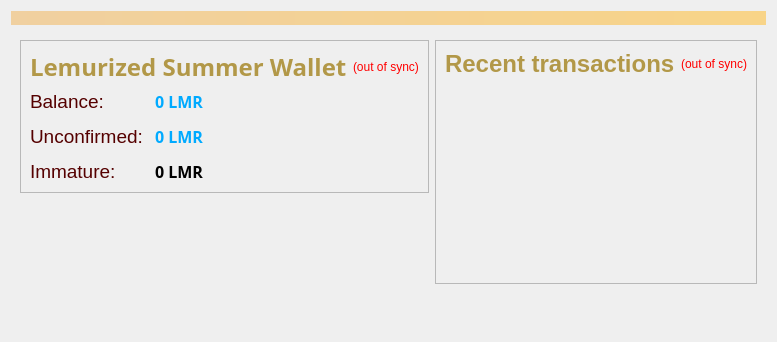
<?xml version="1.0" encoding="UTF-8"?>
<ui version="4.0">
 <class>OverviewPage</class>
 <widget class="QWidget" name="OverviewPage">
  <property name="geometry">
   <rect>
    <x>0</x>
    <y>0</y>
    <width>719</width>
    <height>342</height>
   </rect>
  </property>
  <property name="windowTitle">
   <string>Form</string>
  </property>
  <property name="styleSheet">
   <string notr="true"/>
  </property>
  <layout class="QVBoxLayout" name="topLayout">
   <item>
    <widget class="QLabel" name="labelAlerts">
     <property name="visible">
      <bool>false</bool>
     </property>
     <property name="styleSheet">
      <string notr="true">background-color: qlineargradient(x1: 0, y1: 0, x2: 1, y2: 0, stop:0 #F0D0A0, stop:1 #F8D488); color:#000000;</string>
     </property>
     <property name="wordWrap">
      <bool>true</bool>
     </property>
     <property name="margin">
      <number>3</number>
     </property>
    </widget>
   </item>
   <item>
    <widget class="QWidget" name="widget" native="true">
     <property name="styleSheet">
      <string notr="true"/>
     </property>
     <layout class="QHBoxLayout" name="horizontalLayout" stretch="1,1">
      <item>
       <layout class="QVBoxLayout" name="verticalLayout_2">
        <item>
         <widget class="QFrame" name="frame">
          <property name="frameShape">
           <enum>QFrame::StyledPanel</enum>
          </property>
          <property name="frameShadow">
           <enum>QFrame::Raised</enum>
          </property>
          <layout class="QVBoxLayout" name="verticalLayout_4">
           <item>
            <layout class="QHBoxLayout" name="horizontalLayout_4">
             <item>
              <widget class="QLabel" name="label_5">
               <property name="font">
                <font>
                 <family>Segoe Print</family>
                 <pointsize>20</pointsize>
                 <weight>9</weight>
                 <italic>false</italic>
                 <bold>false</bold>
                </font>
               </property>
               <property name="styleSheet">
                <string notr="true">font: 75 20pt &quot;Segoe Print&quot;;</string>
               </property>
               <property name="text">
                <string>&lt;html&gt;&lt;head/&gt;&lt;body&gt;&lt;p&gt;&lt;span style=&quot; font-size:18pt; font-weight:600; color:#b29848;&quot;&gt;Lemurized Summer Wallet&lt;/span&gt;&lt;/p&gt;&lt;/body&gt;&lt;/html&gt;</string>
               </property>
              </widget>
             </item>
             <item>
              <widget class="QLabel" name="labelWalletStatus">
               <property name="toolTip">
                <string>The displayed information may be out of date. Your wallet automatically synchronizes with the LemurCoin network after a connection is established, but this process has not completed yet.</string>
               </property>
               <property name="styleSheet">
                <string notr="true">QLabel { color: red; }</string>
               </property>
               <property name="text">
                <string notr="true">(out of sync)</string>
               </property>
               <property name="alignment">
                <set>Qt::AlignLeading|Qt::AlignLeft|Qt::AlignVCenter</set>
               </property>
              </widget>
             </item>
             <item>
              <spacer name="horizontalSpacer_2">
               <property name="orientation">
                <enum>Qt::Horizontal</enum>
               </property>
               <property name="sizeHint" stdset="0">
                <size>
                 <width>40</width>
                 <height>20</height>
                </size>
               </property>
              </spacer>
             </item>
            </layout>
           </item>
           <item>
            <layout class="QFormLayout" name="formLayout_2">
             <property name="fieldGrowthPolicy">
              <enum>QFormLayout::AllNonFixedFieldsGrow</enum>
             </property>
             <property name="horizontalSpacing">
              <number>12</number>
             </property>
             <property name="verticalSpacing">
              <number>12</number>
             </property>
             <item row="0" column="0">
              <widget class="QLabel" name="label">
               <property name="styleSheet">
                <string notr="true">font: 16pt &quot;Segoe Script&quot;;</string>
               </property>
               <property name="text">
                <string>&lt;html&gt;&lt;head/&gt;&lt;body&gt;&lt;p&gt;&lt;span style=&quot; font-size:14pt; color:#550000;&quot;&gt;Balance:&lt;/span&gt;&lt;/p&gt;&lt;/body&gt;&lt;/html&gt;</string>
               </property>
              </widget>
             </item>
             <item row="0" column="1">
              <widget class="QLabel" name="labelBalance">
               <property name="font">
                <font>
                 <family>Segoe Script</family>
                 <pointsize>12</pointsize>
                 <weight>9</weight>
                 <italic>false</italic>
                 <bold>false</bold>
                </font>
               </property>
               <property name="cursor">
                <cursorShape>IBeamCursor</cursorShape>
               </property>
               <property name="toolTip">
                <string>Your current balance</string>
               </property>
               <property name="styleSheet">
                <string notr="true">font: 75 12pt &quot;Segoe Script&quot;;</string>
               </property>
               <property name="text">
                <string notr="true">&lt;html&gt;&lt;head/&gt;&lt;body&gt;&lt;p&gt;&lt;span style=&quot; font-weight:600; color:#00aaff;&quot;&gt;0 LMR&lt;/span&gt;&lt;/p&gt;&lt;/body&gt;&lt;/html&gt;</string>
               </property>
               <property name="textInteractionFlags">
                <set>Qt::LinksAccessibleByMouse|Qt::TextSelectableByKeyboard|Qt::TextSelectableByMouse</set>
               </property>
              </widget>
             </item>
             <item row="1" column="0">
              <widget class="QLabel" name="label_3">
               <property name="styleSheet">
                <string notr="true">font: 75 16pt &quot;Segoe Script&quot;;</string>
               </property>
               <property name="text">
                <string>&lt;html&gt;&lt;head/&gt;&lt;body&gt;&lt;p&gt;&lt;span style=&quot; font-size:14pt; font-weight:400; color:#550000;&quot;&gt;Unconfirmed:&lt;/span&gt;&lt;/p&gt;&lt;/body&gt;&lt;/html&gt;</string>
               </property>
              </widget>
             </item>
             <item row="1" column="1">
              <widget class="QLabel" name="labelUnconfirmed">
               <property name="font">
                <font>
                 <family>Segoe Script</family>
                 <pointsize>12</pointsize>
                 <weight>9</weight>
                 <italic>false</italic>
                 <bold>false</bold>
                </font>
               </property>
               <property name="cursor">
                <cursorShape>IBeamCursor</cursorShape>
               </property>
               <property name="toolTip">
                <string>Total of transactions that have yet to be confirmed, and do not yet count toward the current balance</string>
               </property>
               <property name="styleSheet">
                <string notr="true">font: 75 12pt &quot;Segoe Script&quot;;</string>
               </property>
               <property name="text">
                <string notr="true">&lt;html&gt;&lt;head/&gt;&lt;body&gt;&lt;p&gt;&lt;span style=&quot; font-weight:600; color:#00aaff;&quot;&gt;0 LMR&lt;/span&gt;&lt;/p&gt;&lt;/body&gt;&lt;/html&gt;</string>
               </property>
               <property name="textInteractionFlags">
                <set>Qt::LinksAccessibleByMouse|Qt::TextSelectableByKeyboard|Qt::TextSelectableByMouse</set>
               </property>
              </widget>
             </item>
             <item row="2" column="0">
              <widget class="QLabel" name="labelImmatureText">
               <property name="styleSheet">
                <string notr="true">font: 75 16pt &quot;Segoe Script&quot;;</string>
               </property>
               <property name="text">
                <string>&lt;html&gt;&lt;head/&gt;&lt;body&gt;&lt;p&gt;&lt;span style=&quot; font-size:14pt; color:#550000;&quot;&gt;Immature:&lt;/span&gt;&lt;/p&gt;&lt;/body&gt;&lt;/html&gt;</string>
               </property>
              </widget>
             </item>
             <item row="2" column="1">
              <widget class="QLabel" name="labelImmature">
               <property name="font">
                <font>
                 <family>Segoe Script</family>
                 <pointsize>12</pointsize>
                 <weight>9</weight>
                 <italic>false</italic>
                 <bold>false</bold>
                </font>
               </property>
               <property name="toolTip">
                <string>Mined balance that has not yet matured</string>
               </property>
               <property name="styleSheet">
                <string notr="true">font: 75 12pt &quot;Segoe Script&quot;;</string>
               </property>
               <property name="text">
                <string notr="true">&lt;html&gt;&lt;head/&gt;&lt;body&gt;&lt;p&gt;&lt;span style=&quot; font-size:12pt; font-weight:600;&quot;&gt;0 LMR&lt;/span&gt;&lt;/p&gt;&lt;/body&gt;&lt;/html&gt;</string>
               </property>
               <property name="textInteractionFlags">
                <set>Qt::LinksAccessibleByMouse|Qt::TextSelectableByKeyboard|Qt::TextSelectableByMouse</set>
               </property>
              </widget>
             </item>
            </layout>
           </item>
          </layout>
         </widget>
        </item>
        <item>
         <spacer name="verticalSpacer">
          <property name="orientation">
           <enum>Qt::Vertical</enum>
          </property>
          <property name="sizeHint" stdset="0">
           <size>
            <width>20</width>
            <height>40</height>
           </size>
          </property>
         </spacer>
        </item>
       </layout>
      </item>
      <item>
       <layout class="QVBoxLayout" name="verticalLayout_3">
        <item>
         <widget class="QFrame" name="frame_2">
          <property name="frameShape">
           <enum>QFrame::StyledPanel</enum>
          </property>
          <property name="frameShadow">
           <enum>QFrame::Raised</enum>
          </property>
          <layout class="QVBoxLayout" name="verticalLayout">
           <item>
            <layout class="QHBoxLayout" name="horizontalLayout_2">
             <item>
              <widget class="QLabel" name="label_4">
               <property name="styleSheet">
                <string notr="true">font: 75 20pt &quot;Segoe Print&quot;;</string>
               </property>
               <property name="text">
                <string>&lt;html&gt;&lt;head/&gt;&lt;body&gt;&lt;p&gt;&lt;span style=&quot; font-size:18pt; font-weight:600; color:#b29848;&quot;&gt;Recent transactions&lt;/span&gt;&lt;/p&gt;&lt;/body&gt;&lt;/html&gt;</string>
               </property>
              </widget>
             </item>
             <item>
              <widget class="QLabel" name="labelTransactionsStatus">
               <property name="toolTip">
                <string>The displayed information may be out of date. Your wallet automatically synchronizes with the LemurCoin network after a connection is established, but this process has not completed yet.</string>
               </property>
               <property name="styleSheet">
                <string notr="true">QLabel { color: red; }</string>
               </property>
               <property name="text">
                <string notr="true">(out of sync)</string>
               </property>
               <property name="alignment">
                <set>Qt::AlignRight|Qt::AlignTrailing|Qt::AlignVCenter</set>
               </property>
              </widget>
             </item>
             <item>
              <spacer name="horizontalSpacer">
               <property name="orientation">
                <enum>Qt::Horizontal</enum>
               </property>
               <property name="sizeHint" stdset="0">
                <size>
                 <width>40</width>
                 <height>20</height>
                </size>
               </property>
              </spacer>
             </item>
            </layout>
           </item>
           <item>
            <widget class="QListView" name="listTransactions">
             <property name="styleSheet">
              <string notr="true">QListView { background: transparent; }</string>
             </property>
             <property name="frameShape">
              <enum>QFrame::NoFrame</enum>
             </property>
             <property name="verticalScrollBarPolicy">
              <enum>Qt::ScrollBarAlwaysOff</enum>
             </property>
             <property name="horizontalScrollBarPolicy">
              <enum>Qt::ScrollBarAlwaysOff</enum>
             </property>
             <property name="selectionMode">
              <enum>QAbstractItemView::NoSelection</enum>
             </property>
            </widget>
           </item>
          </layout>
         </widget>
        </item>
        <item>
         <spacer name="verticalSpacer_2">
          <property name="orientation">
           <enum>Qt::Vertical</enum>
          </property>
          <property name="sizeHint" stdset="0">
           <size>
            <width>20</width>
            <height>40</height>
           </size>
          </property>
         </spacer>
        </item>
       </layout>
      </item>
     </layout>
    </widget>
   </item>
  </layout>
 </widget>
 <resources/>
 <connections/>
</ui>
